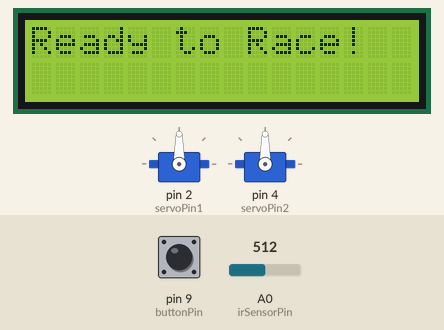
A sketch run on a simulated Arduino Uno, built with avr-gcc and run on an emulated ATmega328P. Parts: 2 × servo, 16×2 character LCD. Inputs (shaded band) come from the test bench; at power-on: pin 9 (buttonPin) HIGH, A0 (irSensorPin) = 512. What the sketch prints to the serial monitor is not drawn.

Above: at 3.2 s.
3.3 s: pin 9 (buttonPin) pulled LOW for 0.15 s
At 4.1 s:
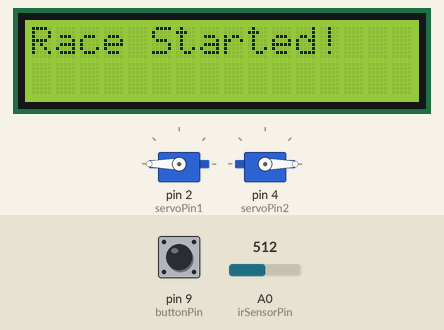
At 5.0 s:
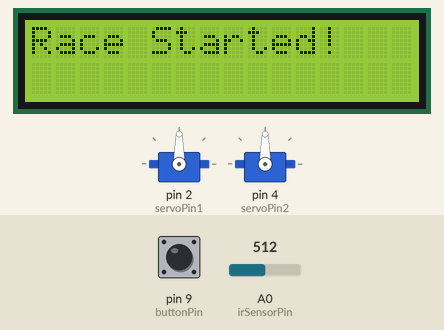
5.8 s: A0 (irSensorPin) set to 109
8.8 s: A0 (irSensorPin) set to 92
At 10.2 s:
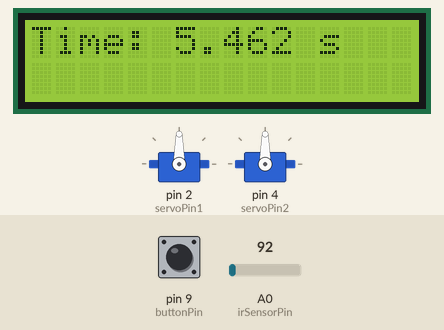
Timing chart, 0 to 11.8 s (numbered marks = the images above; inputs shaded):
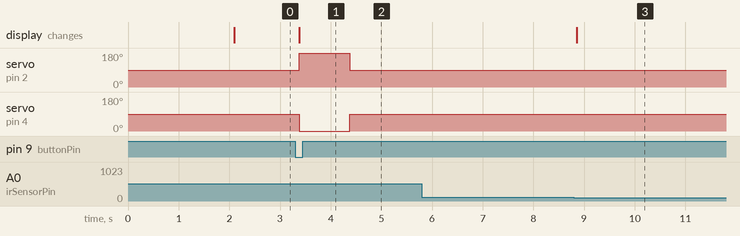

The sketch:

CompletedTrackTimingSystem.ino
```cpp
#include <Servo.h>
#include <Wire.h>
#include <LiquidCrystal_I2C.h>

// Pin definitions
const int irSensorPin = A0;  // IR sensor connected to analog pin A0
const int buttonPin = 9;     // Button connected to digital pin 9
const int servoPin1 = 2;     // Servo 1 connected to digital pin 2
const int servoPin2 = 4;     // Servo 2 connected to digital pin 4

// Servo objects
Servo servo1;
Servo servo2;

// LCD setup (I2C address may vary, typically 0x27 or 0x3F)
LiquidCrystal_I2C lcd(0x27, 16, 2);

// Timing variables
unsigned long startTime;
unsigned long endTime;
unsigned long displayMillis;  // To manage display updates
float elapsedTime;            // Variable to store the elapsed time
bool raceStarted = false;
bool raceFinished = false;

// IR sensor threshold
int irThreshold = 100;  // Adjust this based on testing

void setup() {
  // Initialize serial communication for debugging
  Serial.begin(9600);

  // Initialize button pin
  pinMode(buttonPin, INPUT_PULLUP);  // Using internal pull-up resistor

  // Initialize servos
  servo1.attach(servoPin1);
  servo2.attach(servoPin2);
  resetServos();

  // Initialize LCD
  lcd.init();
  lcd.backlight();
  lcd.setCursor(0, 0);
  lcd.print("Initializing...");

  delay(2000); // Simulate initialization time

  // Ready to race state
  lcd.clear();
  lcd.setCursor(0, 0);
  lcd.print("Ready to Race!");
}

void loop() {
  // Print IR sensor value for debugging
  int irValue = analogRead(irSensorPin);
  Serial.print("IR Sensor Value: ");
  Serial.println(irValue);

  // Check for button press to start race
  if (digitalRead(buttonPin) == LOW && !raceStarted) {
    delay(50); // Simple debounce delay
    if (digitalRead(buttonPin) == LOW) { // Check again after delay to confirm
      startRace();
    }
  }

  // Check for finish line crossing
  if (raceStarted && !raceFinished && irValue < irThreshold) {
    endRace();
  }
}

void startRace() {
  raceStarted = true;
  raceFinished = false;

  // Display race start
  lcd.clear();
  lcd.setCursor(0, 0);
  lcd.print("Race Started!");

  // Record start time
  startTime = millis();

  // Release the cars by moving servos to the correct angles
  servo1.write(180);  // Move to 180 degrees to release car 1
  servo2.write(0);    // Move to 0 degrees to release car 2

  delay(1000); // Wait for servos to release cars

  // Reset servos to starting position after releasing
  resetServos();
}

void endRace() {
  raceFinished = true;
  endTime = millis();
  unsigned long raceTime = endTime - startTime;

  // Convert race time to seconds
  float raceTimeSeconds = raceTime / 1000.0;

  // Display race time in seconds
  lcd.clear();
  lcd.setCursor(0, 0);
  lcd.print("Time: ");
  lcd.print(raceTimeSeconds, 3); // Display with 3 decimal places
  lcd.print(" s");

  // Debugging output
  Serial.print("Race Time: ");
  Serial.print(raceTimeSeconds);
  Serial.println(" s");

  // Wait for 5 seconds before resetting
  delay(5000);

  resetSystem();
}

void resetSystem() {
  raceStarted = false;
  raceFinished = false;

  // Clear the LCD and show "Ready to Race!"
  lcd.clear();
  lcd.setCursor(0, 0);
  lcd.print("Ready to Race!");

  // Reset servos to initial positions
  resetServos();
}

void resetServos() {
  servo1.write(90); // Return to starting position
  servo2.write(90); // Return to starting position
}

int thresholdValue() {
  // This function returns the threshold to detect the IR beam break.
  // Adjust the threshold based on your IR sensor's output during testing.
  return irThreshold; // Return the current threshold value
}
```

Measured:
- the behaviour switches between 100 and 99 on A0 (irSensorPin) (found by bisection; images 2 and 3)
- after the input at 3.3 s, servo on pin 2 (servoPin1): 90° → 180° after 0.08 s, → 90° 1.0 s later; servo on pin 4 (servoPin2): 90° → 0° after 0.08 s, → 90° 1.0 s later; the display: changes after 0.08 s (image 1)
- after the input at 5.8 s, every drawn part: stays the same
- after the input at 8.8 s, the display: changes after 0.06 s (image 3)
